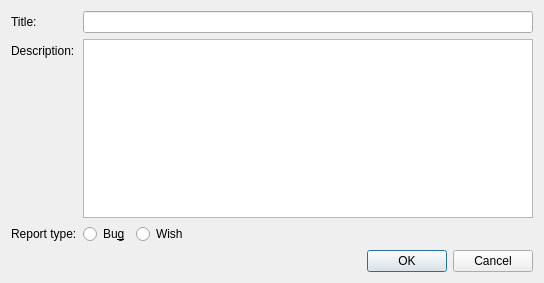
<?xml version="1.0" encoding="UTF-8"?>
<ui version="4.0">
 <class>Dialog</class>
 <widget class="QDialog" name="Dialog">
  <property name="geometry">
   <rect>
    <x>0</x>
    <y>0</y>
    <width>544</width>
    <height>283</height>
   </rect>
  </property>
  <property name="windowTitle">
   <string>Dialog</string>
  </property>
  <layout class="QVBoxLayout" name="verticalLayout">
   <item>
    <layout class="QFormLayout" name="formLayout">
     <property name="fieldGrowthPolicy">
      <enum>QFormLayout::ExpandingFieldsGrow</enum>
     </property>
     <item row="0" column="0">
      <widget class="QLabel" name="label">
       <property name="text">
        <string>Title:</string>
       </property>
      </widget>
     </item>
     <item row="0" column="1">
      <widget class="QLineEdit" name="lineEdit"/>
     </item>
     <item row="1" column="0">
      <widget class="QLabel" name="label_2">
       <property name="text">
        <string>Description:</string>
       </property>
      </widget>
     </item>
     <item row="1" column="1">
      <widget class="QPlainTextEdit" name="plainTextEdit"/>
     </item>
     <item row="2" column="0">
      <widget class="QLabel" name="label_3">
       <property name="text">
        <string>Report type:</string>
       </property>
      </widget>
     </item>
     <item row="2" column="1">
      <layout class="QHBoxLayout" name="horizontalLayout_3">
       <property name="leftMargin">
        <number>0</number>
       </property>
       <item>
        <widget class="QRadioButton" name="radioButton_2">
         <property name="text">
          <string>Bu&amp;g</string>
         </property>
        </widget>
       </item>
       <item>
        <widget class="QRadioButton" name="radioButton">
         <property name="text">
          <string>Wish</string>
         </property>
        </widget>
       </item>
       <item>
        <spacer name="horizontalSpacer">
         <property name="orientation">
          <enum>Qt::Horizontal</enum>
         </property>
         <property name="sizeHint" stdset="0">
          <size>
           <width>40</width>
           <height>20</height>
          </size>
         </property>
        </spacer>
       </item>
      </layout>
     </item>
    </layout>
   </item>
   <item>
    <widget class="QDialogButtonBox" name="buttonBox">
     <property name="orientation">
      <enum>Qt::Horizontal</enum>
     </property>
     <property name="standardButtons">
      <set>QDialogButtonBox::Cancel|QDialogButtonBox::Ok</set>
     </property>
    </widget>
   </item>
  </layout>
 </widget>
 <resources/>
 <connections>
  <connection>
   <sender>buttonBox</sender>
   <signal>accepted()</signal>
   <receiver>Dialog</receiver>
   <slot>accept()</slot>
   <hints>
    <hint type="sourcelabel">
     <x>248</x>
     <y>254</y>
    </hint>
    <hint type="destinationlabel">
     <x>157</x>
     <y>274</y>
    </hint>
   </hints>
  </connection>
  <connection>
   <sender>buttonBox</sender>
   <signal>rejected()</signal>
   <receiver>Dialog</receiver>
   <slot>reject()</slot>
   <hints>
    <hint type="sourcelabel">
     <x>316</x>
     <y>260</y>
    </hint>
    <hint type="destinationlabel">
     <x>286</x>
     <y>274</y>
    </hint>
   </hints>
  </connection>
 </connections>
</ui>
